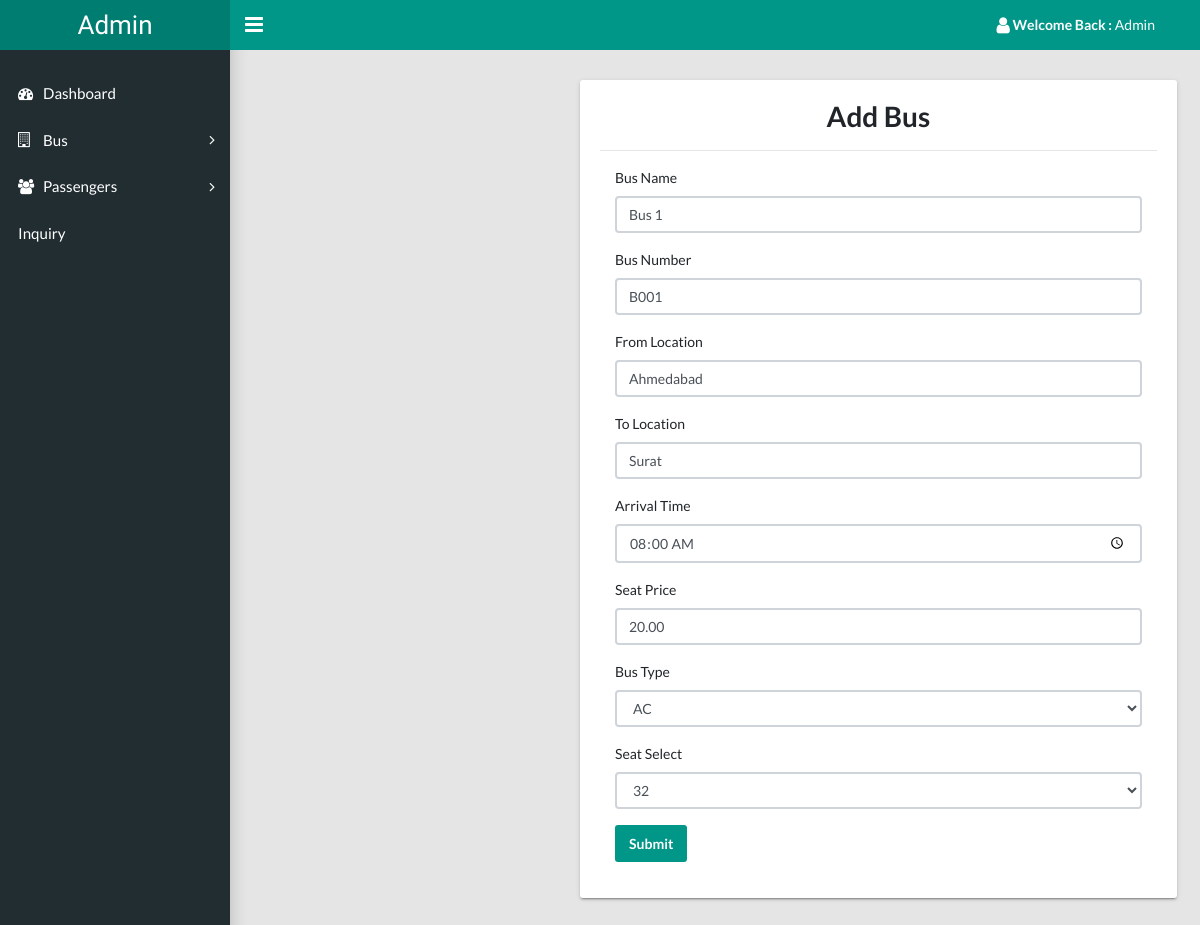
Screenshot of /admin/admin/edit-bus.php?busid=3 with the database file from the repository.
### tables this page shows
CREATE TABLE `bus_details` (
  `id` int(11) NOT NULL,
  `bus_name` varchar(255) NOT NULL,
  `bus_number` varchar(20) NOT NULL,
  `from_location` varchar(255) NOT NULL,
  `to_location` varchar(255) NOT NULL,
  `arrival_time` varchar(10) NOT NULL,
  `seat_price` decimal(10,2) NOT NULL,
  `bus_type` varchar(10) NOT NULL,
  `total_seats` int(11) NOT NULL
);

### admin/admin/edit-bus.php (the view, shortened to what this page needs)
<?php
require("./include/config.php");
if (isset($_GET['busid'])) {
  $busId = $_GET['busid'];
  $query = "SELECT * FROM `bus_details` WHERE `id`='$busId'";
  $select = mysqli_query($conn, $query);
  if ($select) {
    $row = mysqli_fetch_array($select);
  } else {
    $errormsg = "Error fetching image details";
  }
}
?>
<!DOCTYPE html>
<html lang="en">
<head>
  <link rel="stylesheet" type="text/css" href="../css/main.css">
  <link rel="stylesheet" type="text/css" href="https://maxcdn.bootstrapcdn.com/font-awesome/4.7.0/css/font-awesome.min.css">
</head>
<body class="app sidebar-mini rtl">
  <?php include 'include/header.php'; ?>
  <?php include 'include/sidebar.php'; ?>
  <main class="app-content">
    <div class="row">
      <div class="col-md-8" style="margin-left: 20rem;">
        <div class="tile">
          <h2 align="center"> Add Bus</h2>
          <hr />
          <div class="tile-body">
            <?php if ($row) { ?>
              <form method="post">
                <div class="form-group col-md-12">
                  <label class="control-label">Bus Name</label>
                  <input class="form-control" name="busName" id="busName" type="text" placeholder="Enter Bus Name" value="<?php echo htmlspecialchars($row['bus_name']); ?>">
                </div>
                <div class="form-group col-md-12">
                  <label class="control-label">Bus Number</label>
                  <input class="form-control" name="busNumber" id="busNumber" type="text" placeholder="Enter Bus Number" value="<?php echo htmlspecialchars($row['bus_number']); ?>">
                </div>
                <div class="form-group col-md-12">
                  <label class="control-label">From Location</label>
                  <input class="form-control" name="fromLocation" id="fromLocation" type="text" placeholder="Enter From Location" value="<?php echo htmlspecialchars($row['from_location']); ?>">
                </div>
                <div class="form-group col-md-12">
                  <label class="control-label">To Location</label>
                  <input class="form-control" name="toLocation" id="toLocation" type="text" placeholder="Enter To Location" value="<?php echo htmlspecialchars($row['to_location']); ?>">
                </div>
                <div class="form-group col-md-12">
                  <label class="control-label">Arrival Time</label>
                  <input class="form-control" name="arrivalTime" id="arrivalTime" type="time" placeholder="Enter Arrival Time" value="<?php echo htmlspecialchars($row['arrival_time']); ?>">
                </div>
                <div class="form-group col-md-12">
                  <label class="control-label">Seat Price</label>
                  <input class="form-control" name="seatPrice" id="seatPrice" type="text" placeholder="Enter Seat Price" value="<?php echo htmlspecialchars($row['seat_price']); ?>">
                </div>
                <div class="form-group col-md-12">
                  <label class="control-label">Bus Type</label>
                  <select class="form-control" name="bustype" id="bustype">
                    <option value="AC" <?php echo ($row['bus_type'] == 'AC') ? 'selected' : ''; ?>>AC</option>
                  </select>
                </div>
                <div class="form-group col-md-12">
                  <label class="control-label">Seat Select</label>
                  <select class="form-control" name="totalSeats" id="totalSeats">
                    <option value="32" <?php echo ($row['total_seats'] == 32) ? 'selected' : ''; ?>>32</option>
                  </select>
                </div>
                <div class="form-group col-md-4 align-self-end">
                  <input type="submit" name="submit" id="submit" class="btn btn-primary" value="Submit">
                </div>
              </form>
            <?php } else { ?>
              <p>No image found with the provided ID.</p>
            <?php } ?>
          </div>
        </div>
      </div>
    </div>
  </main>
</body>
</html>

### rows the page displays
bus_details: busName "Bus 1", busNumber "B001", fromLocation "Ahmedabad", toLocation "Surat", arrivalTime "08:00:00", seatPrice "20.00", bustype "AC", totalSeats "32"
